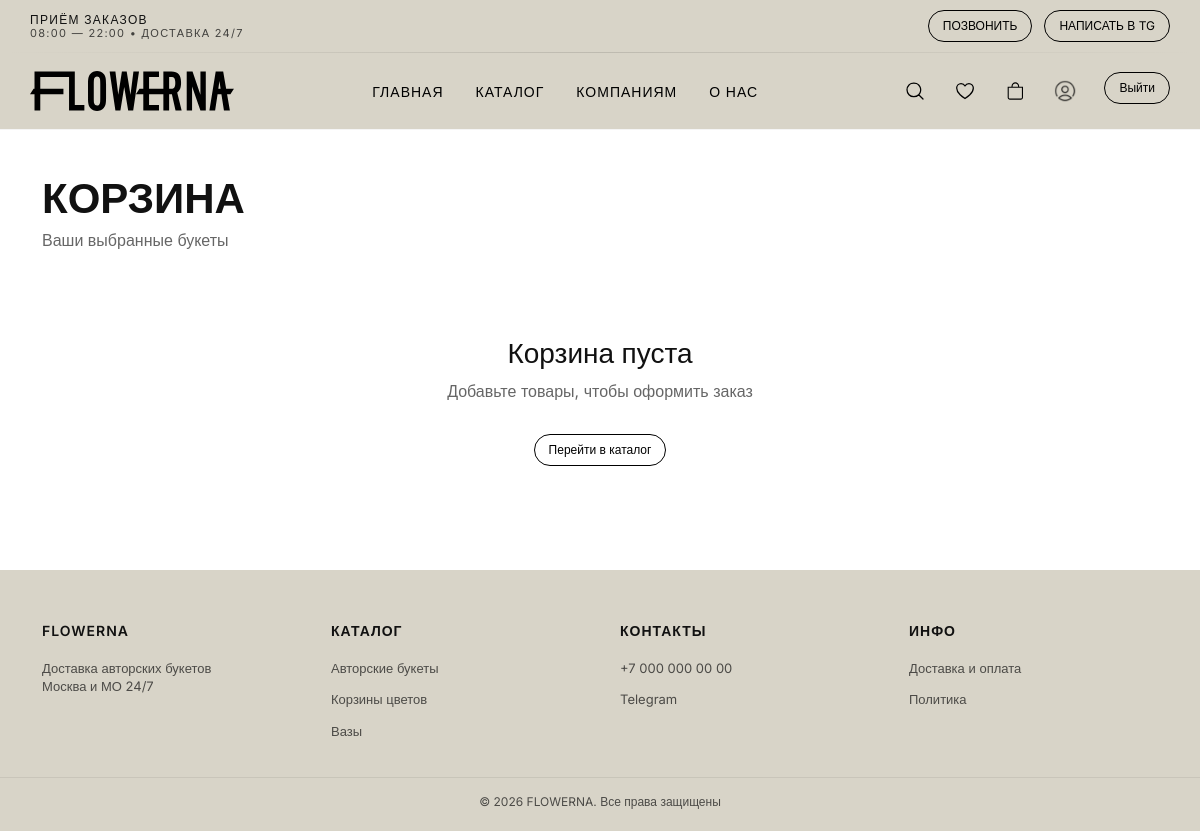
The app's page /cart/ (signed in), older data.
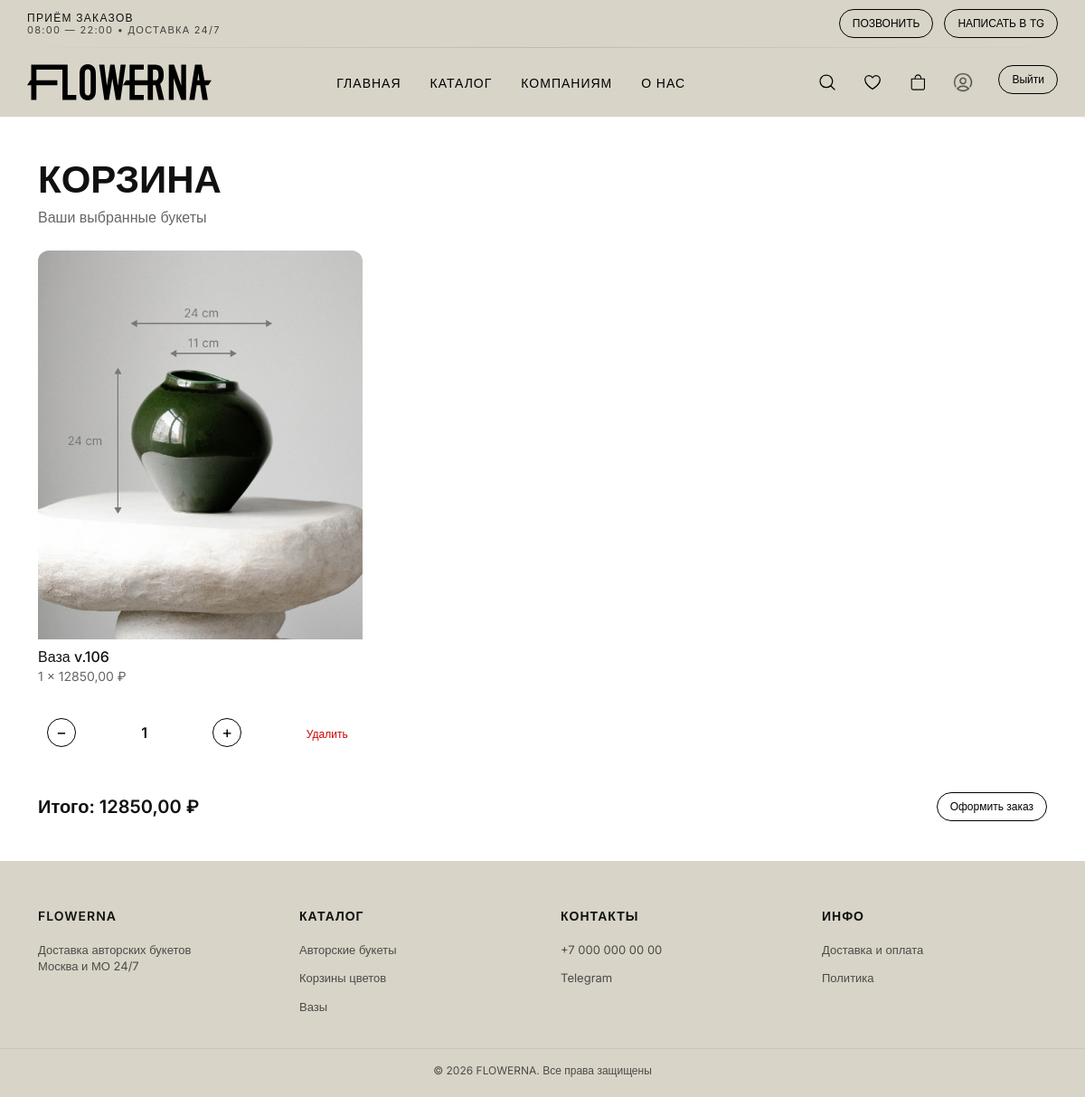
The same page, newer data.
### catalog/models.py (models this page shows, shortened)
class Category(models.Model):
    name = models.CharField(max_length=255)
    description = models.TextField(null=True, blank=True)
    image = models.ImageField(upload_to='categories/', blank=True, null=True)
    slug = models.SlugField(unique=True, blank=True, null=True)
    is_featured = models.BooleanField(default=False)

class Cart(models.Model):
    user = models.ForeignKey(settings.AUTH_USER_MODEL, on_delete=models.CASCADE)
    product = models.ForeignKey(Product, on_delete=models.CASCADE)
    quantity = models.PositiveIntegerField(default=1)
    class Meta:
        unique_together = ('user', 'product')

class Product(models.Model):
    id = models.AutoField(primary_key=True)
    category = models.ForeignKey(Category, on_delete=models.CASCADE, related_name='products', null=True, blank=True)
    name = models.CharField(max_length=255)
    price = models.DecimalField(max_digits=10, decimal_places=2)
    description = models.TextField(null=True, blank=True)
    is_available = models.BooleanField(default=True)
    image = models.ImageField(upload_to='products/', null=True, blank=True, verbose_name='Изображение')
    is_recommended = models.BooleanField(default=False)
    class Meta:
        verbose_name = 'Товар'
        verbose_name_plural = 'Товары'

### catalog/views.py (the view)
# urls.py: path('cart/', views.cart, name='cart'),
@login_required
def cart(request):
    items = Cart.objects.filter(user=request.user)
    total = sum(item.product.price * item.quantity for item in items)
    return render(request, 'catalog/cart.html', {
        'items': items,
        'total': total,
        'cart_count': get_cart_count(request.user),
    })

### catalog/context_processors.py (called while the page is built)
def categories_processor(request):
    footer_category_slugs = [
        'avtorskie-bukety',
        'vazy',
        'mono-duo-i-trio-bukety',
        'korziny-tsvetov',
        'cveti-v-korobke'
    ]
    footer_categories = Category.objects.filter(
        slug__in=footer_category_slugs
    )
    return {
        'footer_categories': footer_categories
    }

### catalog/views.py (called while the page is built)
def get_cart_count(user):
    if user.is_authenticated:
        return Cart.objects.filter(user=user).count()
    return 0

### templates/catalog/cart.html (shortened to what this page needs)
{% extends 'base.html' %}
{% load static %}
{% block content %}
<section class="catalog">
    <div class="catalog__header">
        <h1>Корзина</h1>
        <p>Ваши выбранные букеты</p>
    </div>
    {% if items %}
        <div class="catalog__grid">
            {% for item in items %}
                <div class="product-card">
                    <a href="{% url 'product-detail' item.product.id %}" class="product-link">
                        {% if item.product.image %}
                            <img src="{{ item.product.image.url }}" alt="{{ item.product.name }}">
                        {% else %}
                            <div class="product-card__img--empty"></div>
                        {% endif %}
                        <div class="product-info">
                            <h3>{{ item.product.name }}</h3>
                            <p>
                                {{ item.quantity }} × {{ item.product.price }} ₽
                            </p>
                        </div>
                    </a>
                    <div class="cart-controls">
                        <form action="{% url 'cart_decrease' item.product.id %}" method="POST">
                            <button class="cart-btn">−</button>
                        </form>
                        <span class="cart-qty">{{ item.quantity }}</span>
                        <form action="{% url 'cart_increase' item.product.id %}" method="POST">
                            <button class="cart-btn">+</button>
                        </form>
                        <form action="{% url 'cart_remove' item.product.id %}" method="POST">
                            <button class="cart-remove">Удалить</button>
                        </form>
                    </div>
                </div>
            {% endfor %}
        </div>
        <div class="cart-summary">
            <div class="cart-total">
                Итого: <span>{{ total }} ₽</span>
            </div>
            <a href="{% url 'checkout' %}" class="btn btn-dark btn-lg">
                Оформить заказ
            </a>
        </div>
    {% else %}
        <div style="text-align:center; padding: 60px 0;">
            <h3>Корзина пуста</h3>
            <p style="color:#666;">Добавьте товары, чтобы оформить заказ</p>
            <a href="{% url 'catalog' %}" class="btn" style="margin-top:15px;">
                Перейти в каталог
            </a>
        </div>
    {% endif %}
</section>
{% endblock %}

### templates/components/footer.html
<footer class="footer">
    <div class="footer__top container">
        <div class="footer__col">
            <div class="footer__title">FLOWERNA</div>
            <p class="footer__text">
                Доставка авторских букетов<br>
                Москва и МО 24/7
            </p>
        </div>
        <div class="footer__col">
            <div class="footer__title">КАТАЛОГ</div>
            {% for category in footer_categories %}
                <a href="{% url 'catalog' %}?category={{ category.id }}">
                    {{ category.name }}
                </a>
            {% endfor %}
        </div>
        <div class="footer__col">
            <div class="footer__title">КОНТАКТЫ</div>
            <a href="tel:+70000000000">+7 000 000 00 00</a>
            <a href="#">Telegram</a>
        </div>
        <div class="footer__col">
            <div class="footer__title">ИНФО</div>
            <a href="{% url 'dostavka-i-oplata' %}">Доставка и оплата</a>
            <a href="{% url 'politika-konfidentsialnosti' %}">Политика</a>
        </div>
    </div>
    <div class="footer__bottom">
        © 2026 FLOWERNA. Все права защищены
    </div>
</footer>

Row changes from the older to the newer data that the page shows:
added Cart: product.image (picture), product.name "Ваза v.106", quantity "1", product.price "12850,00"
Text that changed along with them:
{{ total }}: (not shown) → "12850,00"
text no longer shown: "Корзина пуста Добавьте товары, чтобы оформить заказ Перейти в каталог"
text now shown: "Итого: ₽ Оформить заказ"
